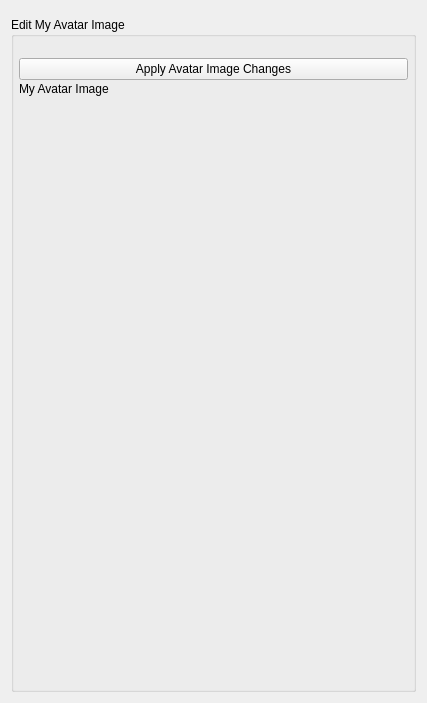
<?xml version="1.0" encoding="UTF-8"?>
<ui version="4.0">
 <class>AppletEditAvatarImageUi</class>
 <widget class="QWidget" name="AppletEditAvatarImageUi">
  <property name="geometry">
   <rect>
    <x>0</x>
    <y>0</y>
    <width>427</width>
    <height>703</height>
   </rect>
  </property>
  <property name="windowTitle">
   <string>Edit My Avatar Imae</string>
  </property>
  <layout class="QVBoxLayout" name="verticalLayout">
   <item>
    <widget class="ServiceSettingsWidget" name="m_ServiceSettingsWidget" native="true">
     <property name="sizePolicy">
      <sizepolicy hsizetype="Expanding" vsizetype="Preferred">
       <horstretch>0</horstretch>
       <verstretch>0</verstretch>
      </sizepolicy>
     </property>
    </widget>
   </item>
   <item>
    <widget class="QGroupBox" name="m_AvatarImageGroupBox">
     <property name="sizePolicy">
      <sizepolicy hsizetype="Expanding" vsizetype="Preferred">
       <horstretch>0</horstretch>
       <verstretch>0</verstretch>
      </sizepolicy>
     </property>
     <property name="title">
      <string>Edit My Avatar Image</string>
     </property>
     <layout class="QVBoxLayout" name="DialogItemsGroupBox_3">
      <property name="spacing">
       <number>2</number>
      </property>
      <property name="leftMargin">
       <number>5</number>
      </property>
      <property name="topMargin">
       <number>5</number>
      </property>
      <property name="rightMargin">
       <number>5</number>
      </property>
      <property name="bottomMargin">
       <number>5</number>
      </property>
      <item>
       <widget class="QLabel" name="m_StatusLabel">
        <property name="enabled">
         <bool>true</bool>
        </property>
        <property name="text">
         <string notr="true"/>
        </property>
       </widget>
      </item>
      <item>
       <widget class="QPushButton" name="m_ApplyAboutMeButton">
        <property name="text">
         <string>Apply Avatar Image Changes</string>
        </property>
       </widget>
      </item>
      <item>
       <widget class="QLabel" name="m_PictureOfMeLabel">
        <property name="text">
         <string>My Avatar Image</string>
        </property>
       </widget>
      </item>
      <item>
       <widget class="ThumbnailEditWidget" name="widget" native="true"/>
      </item>
      <item>
       <spacer name="verticalSpacer">
        <property name="orientation">
         <enum>Qt::Vertical</enum>
        </property>
        <property name="sizeHint" stdset="0">
         <size>
          <width>20</width>
          <height>40</height>
         </size>
        </property>
       </spacer>
      </item>
     </layout>
    </widget>
   </item>
  </layout>
 </widget>
 <customwidgets>
  <customwidget>
   <class>ServiceSettingsWidget</class>
   <extends>QWidget</extends>
   <header>ServiceSettingsWidget.h</header>
   <container>1</container>
  </customwidget>
  <customwidget>
   <class>ThumbnailEditWidget</class>
   <extends>QWidget</extends>
   <header>ThumbnailEditWidget.h</header>
   <container>1</container>
  </customwidget>
 </customwidgets>
 <resources/>
 <connections/>
</ui>
